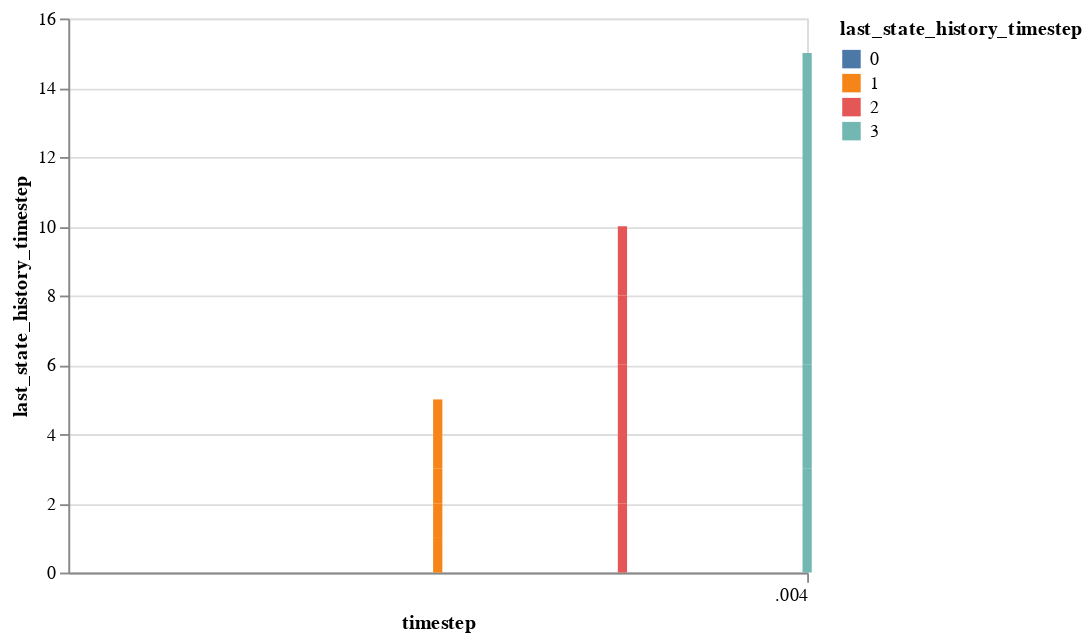

The code cell stored with this chart in its notebook:
### Markdown cell above
### Notice how the last state history substep jumps to 5 at the start of timestep 1, and is consistently 5. This shows its not adapting to the current timestep, or the max of the max timestep would iterate

### Code cell
import altair as alt

alt.Chart(df_1).mark_bar().encode(
  x='timestep:T',
  y='last_state_history_timestep:Q',
  color='last_state_history_timestep:N',
)

### Figure 1 — Vega-Lite specification as saved in the notebook (floating-point values rounded to 4 significant figures)
{"config": {"view": {"continuousWidth": 400, "continuousHeight": 300}}, "data": {"name": "data-6f73ec6d09833fa8e7a1bd22ca32a554"}, "mark": "bar", "encoding": {"color": {"field": "last_state_history_timestep", "type": "nominal"}, "x": {"field": "timestep", "type": "temporal"}, "y": {"field": "last_state_history_timestep", "type": "quantitative"}}, "$schema": "https://vega.github.io/schema/vega-lite/v4.17.0.json", "datasets": {"data-6f73ec6d09833fa8e7a1bd22ca32a554": [{"stage": null, "timestamp": null, "last_state_history_substep": 0.0, "last_state_history_timestep": 0.0, "simulation": 0, "subset": 0, "run": 1, "substep": 1, "timestep": 1}, {"stage": null, "timestamp": null, "last_state_history_substep": 0.0, "last_state_history_timestep": 0.0, "simulation": 0, "subset": 0, "run": 1, "substep": 2, "timestep": 1}, {"stage": null, "timestamp": null, "last_state_history_substep": 0.0, "last_state_history_timestep": 0.0, "simulation": 0, "subset": 0, "run": 1, "substep": 3, "timestep": 1}, {"stage": null, "timestamp": null, "last_state_history_substep": 0.0, "last_state_history_timestep": 0.0, "simulation": 0, "subset": 0, "run": 1, "substep": 4, "timestep": 1}, {"stage": null, "timestamp": null, "last_state_history_substep": 0.0, "last_state_history_timestep": 0.0, "simulation": 0, "subset": 0, "run": 1, "substep": 5, "timestep": 1}, {"stage": null, "timestamp": null, "last_state_history_substep": 5.0, "last_state_history_timestep": 1.0, "simulation": 0, "subset": 0, "run": 1, "substep": 1, "timestep": 2}, {"stage": null, "timestamp": null, "last_state_history_substep": 5.0, "last_state_history_timestep": 1.0, "simulation": 0, "subset": 0, "run": 1, "substep": 2, "timestep": 2}, {"stage": null, "timestamp": null, "last_state_history_substep": 5.0, "last_state_history_timestep": 1.0, "simulation": 0, "subset": 0, "run": 1, "substep": 3, "timestep": 2}, {"stage": null, "timestamp": null, "last_state_history_substep": 5.0, "last_state_history_timestep": 1.0, "simulation": 0, "subset": 0, "run": 1, "substep": 4, "timestep": 2}, {"stage": null, "timestamp": null, "last_state_history_substep": 5.0, "last_state_history_timestep": 1.0, "simulation": 0, "subset": 0, "run": 1, "substep": 5, "timestep": 2}, {"stage": null, "timestamp": null, "last_state_history_substep": 5.0, "last_state_history_timestep": 2.0, "simulation": 0, "subset": 0, "run": 1, "substep": 1, "timestep": 3}, {"stage": null, "timestamp": null, "last_state_history_substep": 5.0, "last_state_history_timestep": 2.0, "simulation": 0, "subset": 0, "run": 1, "substep": 2, "timestep": 3}, {"stage": null, "timestamp": null, "last_state_history_substep": 5.0, "last_state_history_timestep": 2.0, "simulation": 0, "subset": 0, "run": 1, "substep": 3, "timestep": 3}, {"stage": null, "timestamp": null, "last_state_history_substep": 5.0, "last_state_history_timestep": 2.0, "simulation": 0, "subset": 0, "run": 1, "substep": 4, "timestep": 3}, {"stage": null, "timestamp": null, "last_state_history_substep": 5.0, "last_state_history_timestep": 2.0, "simulation": 0, "subset": 0, "run": 1, "substep": 5, "timestep": 3}, {"stage": null, "timestamp": null, "last_state_history_substep": 5.0, "last_state_history_timestep": 3.0, "simulation": 0, "subset": 0, "run": 1, "substep": 1, "timestep": 4}, {"stage": null, "timestamp": null, "last_state_history_substep": 5.0, "last_state_history_timestep": 3.0, "simulation": 0, "subset": 0, "run": 1, "substep": 2, "timestep": 4}, {"stage": null, "timestamp": null, "last_state_history_substep": 5.0, "last_state_history_timestep": 3.0, "simulation": 0, "subset": 0, "run": 1, "substep": 3, "timestep": 4}, {"stage": null, "timestamp": null, "last_state_history_substep": 5.0, "last_state_history_timestep": 3.0, "simulation": 0, "subset": 0, "run": 1, "substep": 4, "timestep": 4}, {"stage": null, "timestamp": null, "last_state_history_substep": 5.0, "last_state_history_timestep": 3.0, "simulation": 0, "subset": 0, "run": 1, "substep": 5, "timestep": 4}]}}
